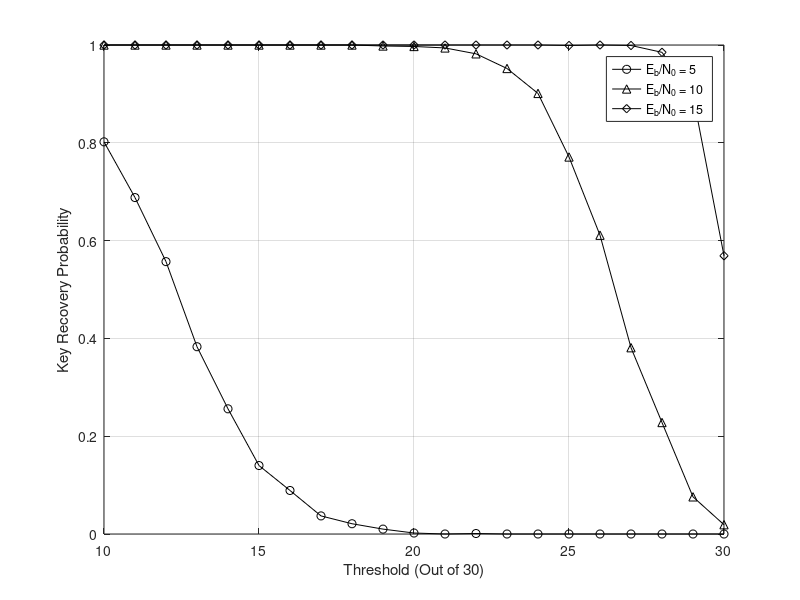

Write MATLAB code to recreate this figure.
clear all;
close all;

load uncoded_Key_Component_5
load uncoded_Key_Component_10
load uncoded_Key_Component_15


figure, plot(components,Key_Components_5,'k-o', components,Key_Components_10,'k-^',components,Key_Components_15,'k-d');

grid on, xlabel('Threshold (Out of 30)'), ylabel('Key Recovery Probability');

legend('E_b/N_0 = 5','E_b/N_0 = 10','E_b/N_0 = 15','Location','best')